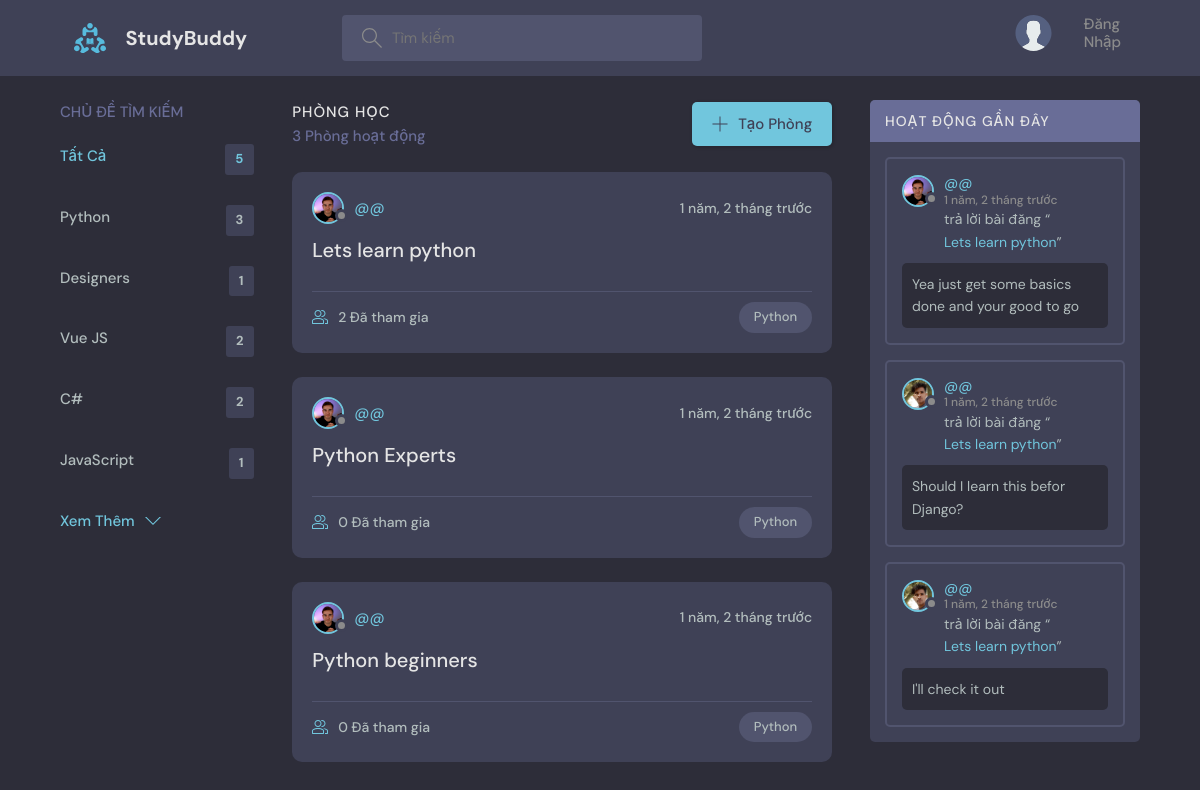
The app's page /?q=Python, older data.
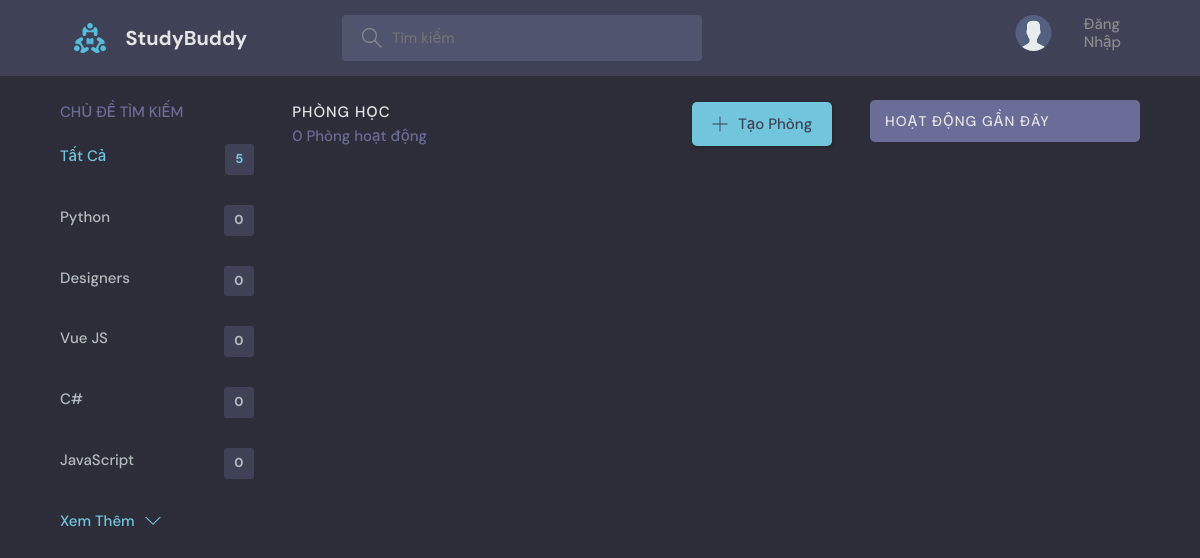
The same page, newer data.
### base/models.py (models this page shows, shortened)
class Topic(models.Model):
    name = models.CharField(max_length=200)

class Room(models.Model):
    host = models.ForeignKey(User, on_delete=models.SET_NULL, null=True)
    topic = models.ForeignKey(Topic, on_delete=models.SET_NULL, null=True)
    name = models.CharField(max_length=200)
    description = models.TextField(null=True, blank=True)
    participants = models.ManyToManyField(
        User, related_name='participants', blank=True)
    updated = models.DateTimeField(auto_now=True)
    created = models.DateTimeField(auto_now_add=True)
    class Meta:
        ordering = ['-updated', '-created']
    def __str__(self):
        return self.name

class User(AbstractUser):
    name = models.CharField(max_length=200, null=True)
    bio = models.TextField(null=True)
    avatar = models.ImageField(null=True, default="avatar.svg")
    nickname = models.CharField(max_length=200, default="@")
    REQUIRED_FIELDS = []
    EMAIL_FIELD = "email"

class Message(models.Model):
    user = models.ForeignKey(User, on_delete=models.CASCADE)
    room = models.ForeignKey(Room, on_delete=models.CASCADE)
    body = models.TextField()
    updated = models.DateTimeField(auto_now=True)
    created = models.DateTimeField(auto_now_add=True)
    class Meta:
        ordering = ['-updated', '-created']

### base/views.py (the view)
# urls.py: path('', views.home, name="home"),
def home(request):
    q = request.GET.get('q') if request.GET.get('q') != None else ''
    rooms = Room.objects.filter(
        Q(topic__name__icontains=q) |
        Q(name__icontains=q) |
        Q(description__icontains=q)
    )
    topics = Topic.objects.all()[0:5]
    room_count = rooms.count()
    room_messages = Message.objects.filter(
        Q(room__topic__name__icontains=q))[0:3]
    context = {'rooms': rooms, 'topics': topics,
               'room_count': room_count, 'room_messages': room_messages}
    return render(request, 'base/home.html', context)

### base/templates/base/home.html (shortened to what this page needs)
{% extends 'main.html' %}
{% block content %}
<main class="layout layout--3">
  <div class="container">
    {% include 'base/topics_component.html' %}
    <div class="roomList">
      <div class="roomList__header">
        <div>
          <h2>Phòng Học</h2>
          <p>{{room_count}} Phòng hoạt động</p>
        </div>
        <a class="btn btn--main" href="{% url 'create-room' %}">
          <svg version="1.1" xmlns="http://www.w3.org/2000/svg" width="32" height="32" viewBox="0 0 32 32">
            <title>add</title>
            <path
              d="M16.943 0.943h-1.885v14.115h-14.115v1.885h14.115v14.115h1.885v-14.115h14.115v-1.885h-14.115v-14.115z">
            </path>
          </svg>
          Tạo Phòng
        </a>
      </div>
      {% include 'base/feed_component.html' %}
    </div>
    {% include 'base/activity_component.html' %}
  </div>
</main>
{% endblock %}

### base/templates/base/topics_component.html
<div class="topics">
    <div class="topics__header">
        <h2>Chủ Đề Tìm Kiếm</h2>
    </div>
    <ul class="topics__list">
        <li>
            <a href="{% url 'home' %}" class="active">Tất Cả <span>{{topics.count}}</span></a>
        </li>
        {% for topic in topics %}
        <li>
            <a href="{% url 'home' %}?q={{topic.name}}">{{topic.name}}<span>{{topic.room_set.all.count}}</span></a>
        </li>
        {% endfor %}
    </ul>
    <a class="btn btn--link" href="{% url 'topics' %}">
        Xem Thêm
        <svg version="1.1" xmlns="http://www.w3.org/2000/svg" width="32" height="32" viewBox="0 0 32 32">
            <title>chevron-down</title>
            <path d="M16 21l-13-13h-3l16 16 16-16h-3l-13 13z"></path>
        </svg>
    </a>
</div>

### base/templates/base/feed_component.html (shortened to what this page needs)
{% for room in rooms %}
<div class="roomListRoom">
    <div class="roomListRoom__header">
        <a href="{% url 'user-profile' room.host.id %}" class="roomListRoom__author">
            <div class="avatar avatar--small">
                <img src="{{room.host.avatar.url}}" />
            </div>
            <span>@{{room.host.nickname}}</span>
        </a>
        <div class="roomListRoom__actions">
            <span>{{room.created|timesince}} trước</span>
        </div>
    </div>
    <div class="roomListRoom__content">
        <a href="{% url 'room' room.id %}">{{room.name}}</a>
    </div>
    <div class="roomListRoom__meta">
        <a href="{% url 'room' room.id %}" class="roomListRoom__joined">
            {{room.participants.all.count}} Đã tham gia
        </a>
        <p class="roomListRoom__topic">{{room.topic.name}}</p>
    </div>
</div>
{% endfor %}

### base/templates/base/activity_component.html (shortened to what this page needs)
<div class="activities">
    <div class="activities__header">
        <h2>Hoạt Động Gần Đây</h2>
    </div>
    {% for message in room_messages %}
    <div class="activities__box">
        <div class="activities__boxHeader roomListRoom__header">
            <a href="{% url 'user-profile' message.user.id %}" class="roomListRoom__author">
                <div class="avatar avatar--small">
                    <img src="{{message.user.avatar.url}}" />
                </div>
                <p>
                    @{{message.user.nickname}}
                    <span>{{message.created|timesince}} trước</span>
                </p>
            </a>
        </div>
        <div class="activities__boxContent">
            <p>trả lời bài đăng “<a href="{% url 'room' message.room.id %}">{{message.room}}</a>”</p>
            <div class="activities__boxRoomContent">{{message.body}}</div>
        </div>
    </div>
    {% endfor %}
</div>

Row changes from the older to the newer data that the page shows:
removed Room: host.avatar (picture), host.nickname "@", created "1 năm, 2 tháng", name "Lets learn python", participants.all.count "2", topic.name "Python"
removed Room: host.avatar (picture), host.nickname "@", created "1 năm, 2 tháng", name "Python Experts", participants.all.count "0", topic.name "Python"
removed Room: host.avatar (picture), host.nickname "@", created "1 năm, 2 tháng", name "Python beginners", participants.all.count "0", topic.name "Python"
removed Message: user.avatar (picture), user.nickname "@", created "1 năm, 2 tháng", room "Lets learn python", body "Yea just get some basics done and your good to go"
removed Message: user.avatar (picture), user.nickname "@", created "1 năm, 2 tháng", room "Lets learn python", body "Should I learn this befor Django?"
removed Message: user.avatar (picture), user.nickname "@", created "1 năm, 2 tháng", room "Lets learn python", body "I'll check it out"
computed for Topic "Python": room_set.all.count "3" → "0"
computed for Topic "Designers": room_set.all.count "1" → "0"
computed for Topic "Vue JS": room_set.all.count "2" → "0"
computed for Topic (number 4 of 5 on the later page): room_set.all.count "2" → "0"
computed for Topic "JavaScript": room_set.all.count "1" → "0"
Text that changed along with them:
{{ room_count }}: "3" → "0"
